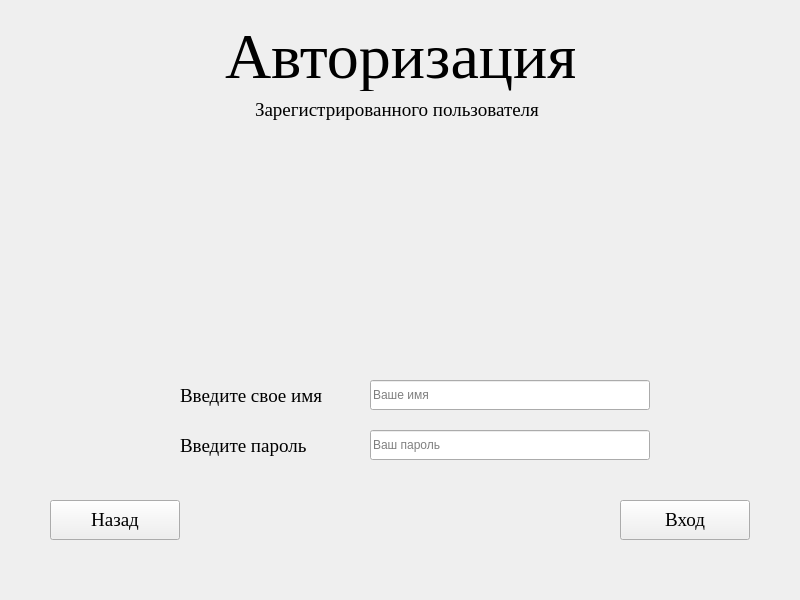
<?xml version="1.0" encoding="UTF-8"?>
<ui version="4.0">
 <class>AuthenticationWindow</class>
 <widget class="QWidget" name="AuthenticationWindow">
  <property name="enabled">
   <bool>true</bool>
  </property>
  <property name="geometry">
   <rect>
    <x>0</x>
    <y>0</y>
    <width>800</width>
    <height>600</height>
   </rect>
  </property>
  <property name="windowTitle">
   <string>Form</string>
  </property>
  <widget class="QPushButton" name="backButton">
   <property name="geometry">
    <rect>
     <x>50</x>
     <y>500</y>
     <width>130</width>
     <height>40</height>
    </rect>
   </property>
   <property name="font">
    <font>
     <family>Times New Roman</family>
     <pointsize>14</pointsize>
    </font>
   </property>
   <property name="text">
    <string>Назад</string>
   </property>
  </widget>
  <widget class="QPushButton" name="nextButton">
   <property name="geometry">
    <rect>
     <x>620</x>
     <y>500</y>
     <width>130</width>
     <height>40</height>
    </rect>
   </property>
   <property name="font">
    <font>
     <family>Times New Roman</family>
     <pointsize>14</pointsize>
    </font>
   </property>
   <property name="text">
    <string>Вход</string>
   </property>
  </widget>
  <widget class="QLineEdit" name="usernameEdit">
   <property name="enabled">
    <bool>true</bool>
   </property>
   <property name="geometry">
    <rect>
     <x>370</x>
     <y>380</y>
     <width>280</width>
     <height>30</height>
    </rect>
   </property>
   <property name="placeholderText">
    <string>Ваше имя</string>
   </property>
  </widget>
  <widget class="QLineEdit" name="passwordEdit">
   <property name="geometry">
    <rect>
     <x>370</x>
     <y>430</y>
     <width>280</width>
     <height>30</height>
    </rect>
   </property>
   <property name="echoMode">
    <enum>QLineEdit::EchoMode::Password</enum>
   </property>
   <property name="placeholderText">
    <string>Ваш пароль</string>
   </property>
  </widget>
  <widget class="QLabel" name="label">
   <property name="geometry">
    <rect>
     <x>180</x>
     <y>380</y>
     <width>211</width>
     <height>31</height>
    </rect>
   </property>
   <property name="font">
    <font>
     <family>Times New Roman</family>
     <pointsize>14</pointsize>
    </font>
   </property>
   <property name="text">
    <string>Введите свое имя</string>
   </property>
  </widget>
  <widget class="QLabel" name="label_2">
   <property name="geometry">
    <rect>
     <x>180</x>
     <y>430</y>
     <width>211</width>
     <height>31</height>
    </rect>
   </property>
   <property name="font">
    <font>
     <family>Times New Roman</family>
     <pointsize>14</pointsize>
    </font>
   </property>
   <property name="text">
    <string>Введите пароль</string>
   </property>
  </widget>
  <widget class="QLabel" name="label_3">
   <property name="geometry">
    <rect>
     <x>225</x>
     <y>20</y>
     <width>350</width>
     <height>71</height>
    </rect>
   </property>
   <property name="font">
    <font>
     <family>Times New Roman</family>
     <pointsize>48</pointsize>
     <bold>false</bold>
    </font>
   </property>
   <property name="text">
    <string>Авторизация</string>
   </property>
  </widget>
  <widget class="QLabel" name="label_4">
   <property name="geometry">
    <rect>
     <x>255</x>
     <y>100</y>
     <width>290</width>
     <height>20</height>
    </rect>
   </property>
   <property name="font">
    <font>
     <family>Times New Roman</family>
     <pointsize>14</pointsize>
    </font>
   </property>
   <property name="text">
    <string>Зарегистрированного пользователя</string>
   </property>
  </widget>
  <widget class="QLabel" name="label_5">
   <property name="geometry">
    <rect>
     <x>250</x>
     <y>130</y>
     <width>281</width>
     <height>251</height>
    </rect>
   </property>
   <property name="text">
    <string/>
   </property>
   <property name="pixmap">
    <pixmap resource="resources.qrc">:/images/IMG_2646.png</pixmap>
   </property>
  </widget>
  <zorder>label_5</zorder>
  <zorder>backButton</zorder>
  <zorder>nextButton</zorder>
  <zorder>usernameEdit</zorder>
  <zorder>passwordEdit</zorder>
  <zorder>label</zorder>
  <zorder>label_2</zorder>
  <zorder>label_3</zorder>
  <zorder>label_4</zorder>
 </widget>
 <resources>
  <include location="resources.qrc"/>
 </resources>
 <connections/>
</ui>
